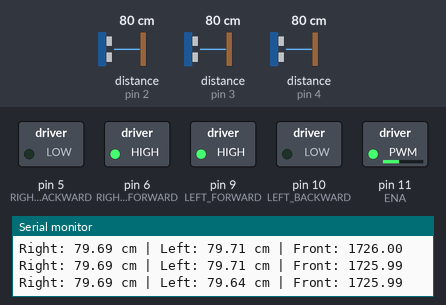
A sketch run on a simulated Arduino Uno, built with avr-gcc and run on an emulated ATmega328P. Shown: switched loads named in the sketch (green lamp = pin HIGH), the last lines printed to the serial monitor. Wiring (inferred from the names in the program): 3 × ultrasonic range finder: trigger pin 2, echo pin 2 / trigger pin 3, echo pin 3 / trigger pin 4, echo pin 4. The test bench sets the inputs (shaded band); at power-on: distance to the obstacle (sensors on pin 3, pin 2, pin 4) 80 cm. The echo pulse lasts 58.3 µs per cm.

Above: at 7.2 s.
7.3 s: distance to the obstacle (sensor on pin 3) set to 12 cm
10.3 s: distance to the obstacle (sensor on pin 3) set to 9 cm
At 11.2 s:
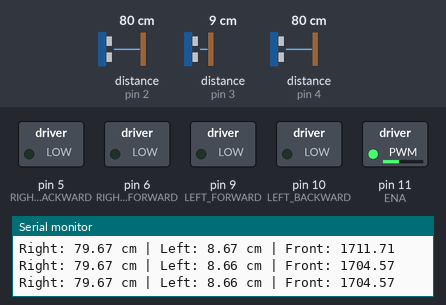
13.3 s: distance to the obstacle (sensor on pin 3) set to 18 cm
At 14.9 s:
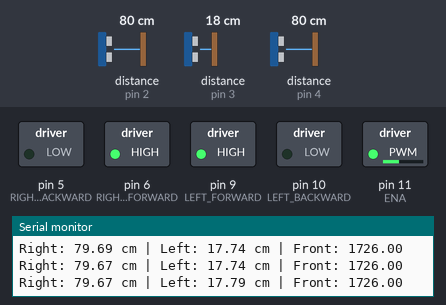
16.3 s: distance to the obstacle (sensor on pin 3) set to 2 cm
At 17.8 s:
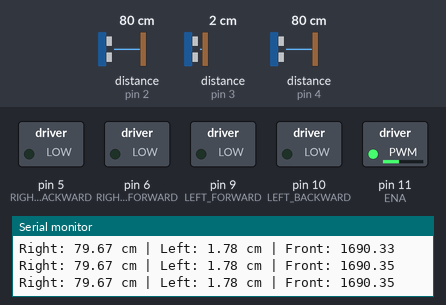
Timing chart, 0 to 19.1 s (numbered marks = the images above; inputs shaded):
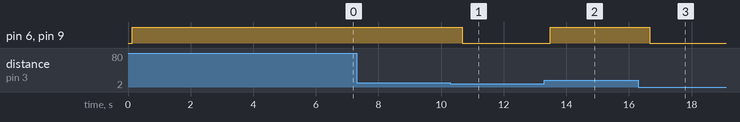

Measured:
- the behaviour switches between 11 and 10 cm on distance to the obstacle (sensor on pin 3) (found by bisection; images 0 and 1)
- after the input at 10.3 s, pin 6 (RIGHT_FORWARD), pin 9 (LEFT_FORWARD): HIGH → LOW after 0.38 s
- after the input at 13.3 s, pin 6 (RIGHT_FORWARD), pin 9 (LEFT_FORWARD): LOW → HIGH after 0.19 s
- after the input at 16.3 s, pin 6 (RIGHT_FORWARD), pin 9 (LEFT_FORWARD): HIGH → LOW after 0.37 s

The sketch:

Sonar.ino.ino
```cpp
// -------------------- Sonar Buffers --------------------
float buffer2[5] = {0}; int index2 = 0; float sum2 = 0;
float buffer3[5] = {0}; int index3 = 0; float sum3 = 0;
float buffer4[5] = {0}; int index4 = 0; float sum4 = 0;

float filtered_distance_2 = 0;
float filtered_distance_3 = 0;
float filtered_distance_4 = 0;

// -------------------- Pin Definitions --------------------
const int trigEchoPin2 = 4;  // Front - INT0
const int trigEchoPin3 = 3;  // Right - INT1
const int trigEchoPin4 = 2;  // Left  - PCINT20

// Motor direction pins
const int RIGHT_BACKWARD = 5;
const int RIGHT_FORWARD  = 6;
const int LEFT_FORWARD   = 9;
const int LEFT_BACKWARD  = 10;

// Motor enable (PWM) pins
const int ENA = 11;  // Right motor speed
const int ENB = 3;   // Left motor speed

//Motor speed (0–255)
int motorSpeed = 100;  // Reduced speed

const float OBSTACLE_THRESHOLD_CM = 10.0;  // Updated threshold to 10 cm

// -------------------- Sonar State --------------------
volatile bool readingReady2 = 0;
volatile float distance_cm2 = 0.0;
volatile unsigned long echoStartTime2 = 0;
volatile bool lastEchoState2 = LOW;

volatile bool readingReady3 = 0;
volatile float distance_cm3 = 0.0;
volatile unsigned long echoStartTime3 = 0;
volatile bool lastEchoState3 = LOW;

volatile bool readingReady4 = 0;
volatile float distance_cm4 = 0.0;
volatile unsigned long echoStartTime4 = 0;
volatile bool lastEchoState4 = LOW;

// -------------------- Interrupts --------------------
ISR(INT0_vect) {  // Pin 2 - Front
  bool state = digitalRead(trigEchoPin2);
  if (state && !lastEchoState2) {
    echoStartTime2 = micros();
  } else if (!state && lastEchoState2) {
    unsigned long duration = micros() - echoStartTime2;
    distance_cm2 = duration * 0.0343 / 2.0;
    readingReady2 = 1;
  }
  lastEchoState2 = state;
}

ISR(INT1_vect) {  // Pin 3 - Right
  bool state = digitalRead(trigEchoPin3);
  if (state && !lastEchoState3) {
    echoStartTime3 = micros();
  } else if (!state && lastEchoState3) {
    unsigned long duration = micros() - echoStartTime3;
    distance_cm3 = duration * 0.0343 / 2.0;
    readingReady3 = 1;
  }
  lastEchoState3 = state;
}

ISR(PCINT2_vect) {  // Pin 4 - Left
  bool state = digitalRead(trigEchoPin4);
  if (state && !lastEchoState4) {
    echoStartTime4 = micros();
  } else if (!state && lastEchoState4) {
    unsigned long duration = micros() - echoStartTime4;
    distance_cm4 = duration * 0.0343 / 2.0;
    readingReady4 = 1;
  }
  lastEchoState4 = state;
}

// -------------------- Sonar Triggering --------------------
void applyTriggerWhenReady() {
  if (readingReady2 == 0) {
    EIMSK &= ~(1 << INT0);
    triggerSonar(trigEchoPin2);
    EIMSK |= (1 << INT0);
  }

  if (readingReady3 == 0) {
    EIMSK &= ~(1 << INT1);
    triggerSonar(trigEchoPin3);
    EIMSK |= (1 << INT1);
  }

  if (readingReady4 == 0) {
    PCICR &= ~(1 << PCIE2);
    triggerSonar(trigEchoPin4);
    PCICR |= (1 << PCIE2);
  }
}

void triggerSonar(int pin) {
  pinMode(pin, OUTPUT);
  digitalWrite(pin, LOW);
  delayMicroseconds(2);
  digitalWrite(pin, HIGH);
  delayMicroseconds(10);
  digitalWrite(pin, LOW);
  pinMode(pin, INPUT);
}

// -------------------- Moving Average --------------------
void updateMovingAverage(float newValue, float* buffer, int index, float &sum) {
  sum -= buffer[index];
  buffer[index] = newValue;
  sum += newValue;
}

void filter_distance() {
  if (readingReady2) {
    readingReady2 = 0;
    updateMovingAverage(distance_cm2, buffer2, index2, sum2);
    index2 = (index2 + 1) % 5;
    filtered_distance_2 = sum2 / 5.0;
  }

  if (readingReady3) {
    readingReady3 = 0;
    updateMovingAverage(distance_cm3, buffer3, index3, sum3);
    index3 = (index3 + 1) % 5;
    filtered_distance_3 = sum3 / 5.0;
  }

  if (readingReady4) {
    readingReady4 = 0;
    updateMovingAverage(distance_cm4, buffer4, index4, sum4);
    index4 = (index4 + 1) % 5;
    filtered_distance_4 = sum4 / 5.0;
  }
}

// -------------------- Setup Sonar --------------------
void setupSonar() {
  pinMode(trigEchoPin2, INPUT);
  pinMode(trigEchoPin3, INPUT);
  pinMode(trigEchoPin4, INPUT);

  // INT0 (pin 2)
  EICRA |= (1 << ISC00);  EIMSK |= (1 << INT0);

  // INT1 (pin 3)
  EICRA |= (1 << ISC10);  EIMSK |= (1 << INT1);

  // PCINT for pin 4
  PCICR |= (1 << PCIE2);
  PCMSK2 |= (1 << PCINT20);
}

// -------------------- Motor Control --------------------
void stopMotors() {
  digitalWrite(RIGHT_FORWARD, LOW);
  digitalWrite(RIGHT_BACKWARD, LOW);
  digitalWrite(LEFT_FORWARD, LOW);
  digitalWrite(LEFT_BACKWARD, LOW);
}

void moveForward() {
  digitalWrite(RIGHT_FORWARD, HIGH);
  digitalWrite(RIGHT_BACKWARD, LOW);
  digitalWrite(LEFT_FORWARD, HIGH);
  digitalWrite(LEFT_BACKWARD, LOW);
}

bool obstacleDetected() {
  return (filtered_distance_2 < OBSTACLE_THRESHOLD_CM ||
          filtered_distance_3 < OBSTACLE_THRESHOLD_CM ||
          filtered_distance_4 < OBSTACLE_THRESHOLD_CM);
}

// -------------------- Main Program --------------------
uint32_t loopTime = 0;

void setup() {
  Serial.begin(9600);
  setupSonar();

  // Motor pin setup
  pinMode(RIGHT_FORWARD, OUTPUT);
  pinMode(RIGHT_BACKWARD, OUTPUT);
  pinMode(LEFT_FORWARD, OUTPUT);
  pinMode(LEFT_BACKWARD, OUTPUT);
  pinMode(ENA, OUTPUT);
  pinMode(ENB, OUTPUT);

  analogWrite(ENA, motorSpeed);  // Set motor speed (PWM)
  analogWrite(ENB, motorSpeed);
  stopMotors();

  loopTime = micros();
}

void loop() {
  applyTriggerWhenReady();
  filter_distance();

  // Print filtered sonar readings
  Serial.print("Right: ");
  Serial.print(filtered_distance_2);
  Serial.print(" cm | Left: ");
  Serial.print(filtered_distance_3);
  Serial.print(" cm | Front: ");
  Serial.println(filtered_distance_4);

  // Obstacle avoidance based on 10 cm threshold
  if (obstacleDetected()) {
    stopMotors();
  } else {
    moveForward();
  }

  // Maintain 200 Hz loop
  loopTime += 5000;
  while ((int32_t)(micros() - loopTime) < 0);
}
```
